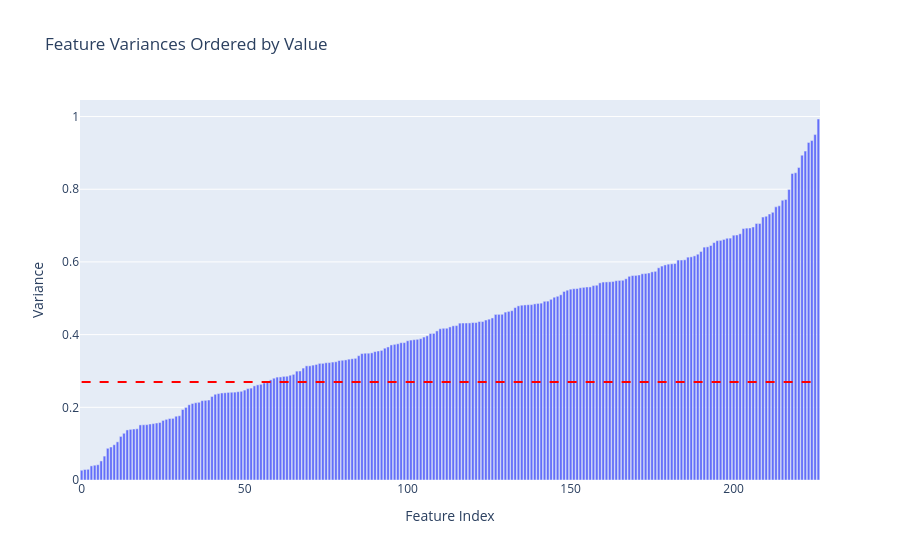

The notebook cell this image was saved under:
### Code cell
import plotly.express as px

# Add an index column to the DataFrame
var_df_sorted = var_df.sort_values(by="Variance", ascending=True).reset_index(drop=True)
var_df_sorted["Index"] = var_df_sorted.index

# Create the bar plot
fig = px.bar(
    var_df_sorted,
    x="Index",  # Use the index as the x-axis
    y="Variance",  # Use the frequency as the y-axis
    hover_data={"Feature": True, "Variance": True},  # Show feature and frequency on hover
    labels={"Index": "Feature Index", "Variance": "Variance"},  # Axis labels
    title="Feature Variances Ordered by Value"
)

# # Add horizontal red lines for lower_bound and upper_bound
# lower bound should be the bottom 25% of the variance values
lower_bound = var_df_sorted['Variance'].quantile(0.25)

fig.add_shape(
    type="line",
    x0=0, x1=len(var_df_sorted) - 1,  # Span the entire x-axis
    y0=lower_bound, y1=lower_bound,  # Horizontal line at lower_bound
    line=dict(color="red", width=2, dash="dash"),  # Red dashed line
    name="Lower Bound"
)

# Update layout for better readability
fig.update_layout(
    xaxis=dict(title="Feature Index"),
    yaxis=dict(title="Variance"),
    showlegend=False
)

# Show the plot
fig.show()

### Figure 1 — Plotly figure (JSON) as saved in the notebook; plotly's stock layout.template omitted (floating-point values rounded to 4 significant figures; data arrays with more than 128 entries replaced by an {"elided": "..."} marker saying what was removed)
{"data": [{"alignmentgroup": "True", "customdata": {"elided": "227x1 str values"}, "hovertemplate": "Feature Index=%{x}<br>Variance=%{y}<br>Feature=%{customdata[0]}<extra></extra>", "legendgroup": "", "marker": {"color": "#636efa", "pattern": {"shape": ""}}, "name": "", "offsetgroup": "", "orientation": "v", "showlegend": false, "textposition": "auto", "type": "bar", "x": {"elided": "227 int values"}, "xaxis": "x", "y": {"elided": "227 float values"}, "yaxis": "y"}], "layout": {"barmode": "relative", "legend": {"tracegroupgap": 0}, "shapes": [{"line": {"color": "red", "dash": "dash", "width": 2}, "name": "Lower Bound", "type": "line", "x0": 0, "x1": 226, "y0": 0.2697, "y1": 0.2697}], "showlegend": false, "title": {"text": "Feature Variances Ordered by Value"}, "xaxis": {"anchor": "y", "domain": [0, 1], "title": {"text": "Feature Index"}}, "yaxis": {"anchor": "x", "domain": [0, 1], "title": {"text": "Variance"}}}}
